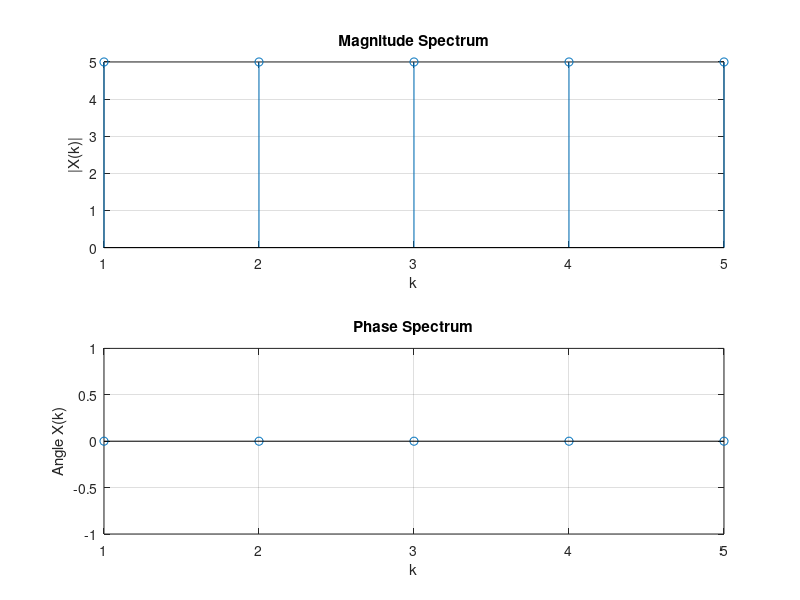

The MATLAB source for this figure:

%SK. Tanzir Mehedi Shawon
%ID: IT-14012

clear all;
close all;
clc;
x=input('Enter the sequence x(n): ');
N=input('Enter the length of the DIF DFT: ');
length_x=length(x);

if N>length_x
    x=[x zeros(1,N-length_x)];
elseif N<length_x
    x=x(1:N);
end

W=zeros(N,N);
for n=0:N-1
    for k=0:N-1
        W(n+1,k+1)=exp(-i*2*pi*n*k/N);
    end;
end;

X=W*transpose(x);  %Transpose example: new_x.'  

disp('DIF FFT Sequence is:');
disp(X);


subplot(2,1,1);
stem(abs(X));
title('Magnitude Spectrum');
xlabel('k');
ylabel('|X(k)|');
grid on;

subplot(2,1,2);
stem(angle(X));
title('Phase Spectrum');
xlabel('k');
ylabel('Angle X(k)');
grid on;